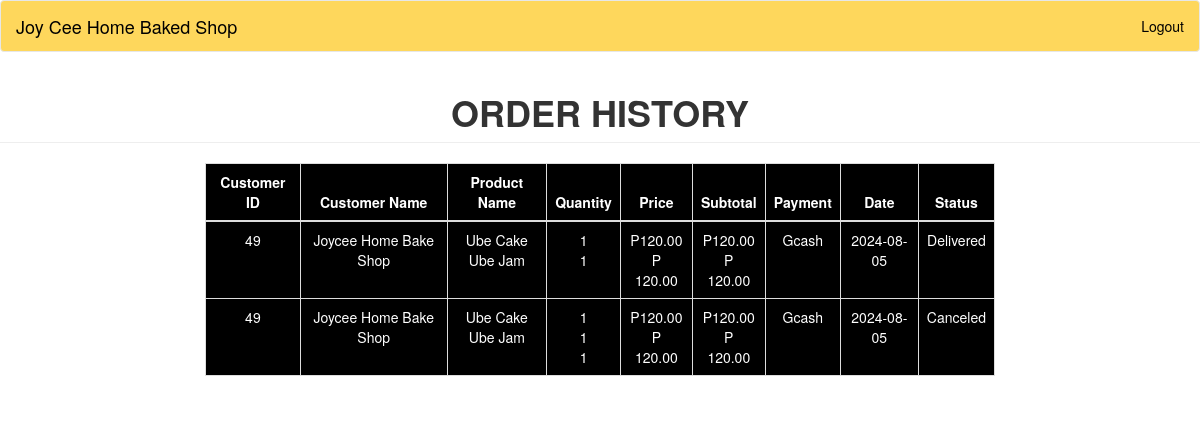
The page /admin/m-his.php on the database its author committed.
### tables this page shows
CREATE TABLE `checkout` (
  `checkout_id` int(255) NOT NULL,
  `checkout_name` varchar(50) NOT NULL,
  `checkout_address` varchar(250) NOT NULL,
  `checkout_product_id` int(11) NOT NULL,
  `checkout_quantity` int(11) NOT NULL,
  `checkout_img` varchar(250) NOT NULL,
  `checkout_united_id` varchar(250) NOT NULL,
  `checkout_date` date NOT NULL DEFAULT current_timestamp(),
  `checkout_status` int(11) NOT NULL,
  `checkout_mode` varchar(20) NOT NULL,
  `checkout_user_id` int(11) NOT NULL,
  `checkout_addons` varchar(20) NOT NULL,
  `checkout_time` time NOT NULL DEFAULT current_timestamp()
);

CREATE TABLE `users` (
  `id` int(255) NOT NULL,
  `username` varchar(50) NOT NULL,
  `email` varchar(50) NOT NULL,
  `password` varchar(50) NOT NULL,
  `create_datetime` datetime NOT NULL DEFAULT current_timestamp(),
  `user` tinyint(4) NOT NULL,
  `contact_name` text NOT NULL,
  `contact_address` text NOT NULL,
  `contact_number` text NOT NULL
);

### admin/m-his.php (the view, shortened to what this page needs)
<?php include_once("include/navbar.php")?>
<?php include_once("../db.php");
?>
	<h1 class="page-header text-center"><b>ORDER HISTORY</b></h1>
	<div class="row">
		<div class="col-sm-8 col-sm-offset-2">
			<table class="table table-bordered text-center tble" style="background-color:black;">
				<thead style="color:white;">
					<th class="text-center">Customer ID</th>
					<th class="text-center">Customer Name</th>
					<th class="text-center">Product Name</th>
					<th class="text-center">Quantity</th>
					<th class="text-center">Price</th>
					<th class="text-center">Subtotal</th>
					<th class="text-center">Payment</th>
					<th class="text-center">Date</th>
					<th class="text-center">Status</th>
				</thead>
				<tbody>
				<?php
					$select="SELECT a.*,SUM((b.price*a.checkout_quantity)) as total_price
					,SUM(a.checkout_quantity) as total_qty
					,b.price as prodprice,c.id as customer_id
					,SUM(a.checkout_addons) as addons,
					GROUP_CONCAT( b.title SEPARATOR ', ') as grp_title,
					GROUP_CONCAT( b.price SEPARATOR ', ') as grp_price,
					GROUP_CONCAT( a.checkout_quantity SEPARATOR ', ') as grp_quantity,
					GROUP_CONCAT( a.checkout_quantity*b.price SEPARATOR ', ') as grp_sub_total
					FROM `checkout` as a
					LEFT JOIN tbl_product as b
					ON a.checkout_product_id = b.id
					LEFT JOIN users as c
					ON a.checkout_user_id = c.id
					WHERE a.checkout_status='3' or a.checkout_status='4'
					GROUP BY checkout_united_id
					ORDER BY a.checkout_id desc;";
					$result = $con->query($select);
					if ($result->num_rows > 0) {
					while($row = $result->fetch_assoc()) { ?>
				<tr style="color:white;">
					<td><?php echo $row["customer_id"]; ?></td>
					<td><?php echo ucfirst($row["checkout_name"]); ?></td>
					<td><?php spliterist($row["grp_title"],'str') ?></td>
					<td><?php spliterist($row["grp_quantity"],'str') ?></td>
					<td><?php spliterist($row["grp_price"],'num') ?></td>
					<td><?php spliterist($row["grp_sub_total"],'num') ?></td>
					<td><?php echo $row["checkout_mode"]; ?></td>
					<td><?php echo $row["checkout_date"]; ?></td>
					<td class="text-primary" style="color:white;"><?php
					if($row["checkout_status"]==3){
						echo"Delivered";
					} else if($row["checkout_status"]==4){
						echo "Canceled";
					}
					?></td>
				</tr>
				<?php
					}
					} else {
					echo "<tr><td colspan='10'>0 results</td></tr>";
					}
				?>
				</tbody>
			</table>
		</div>
	</div>
	</body>
</html>
<?php
function spliterist($array,$type){
	$titles = explode(",", $array);
	foreach ($titles as $title) {
		if($type=="str"){
			echo $title.'<br>';
		}
		else if($type=="num"){
				echo 'P'.$title.'<br>';
		}
		else if($type=="img"){
			echo '<a href="look.php?image='.trim($title).'" target="_blank">Image</a><br>';
		}
	}
}
?>

### admin/include/navbar.php (shortened to what this page needs)
<!DOCTYPE html>
<html>
<head>
    <link rel="stylesheet" href="https://maxcdn.bootstrapcdn.com/bootstrap/3.3.7/css/bootstrap.min.css">
</head>
<body>
<nav class="navbar navbar-default" style="background-color: #fed75c;">
    <div class="container-fluid">
        <div class="navbar-header">
            <a class="navbar-brand" style="color: black;" href="index.php">Joy Cee Home Baked Shop</a>
        </div>
        <ul class="nav navbar-nav navbar-right">
            <li><a style="color: black;" href="../logout.php">Logout</a></li>
        </ul>
    </div>
</nav>
</body>
</html>

### rows shown on the page
checkout: users.id "49", checkout_name "Joycee Home Bake Shop", title "Ube Cake", title "Ube Jam", title "1", title "120.00", checkout_mode "Gcash", checkout_date "2024-08-05", checkout_status "Delivered"
checkout: users.id "49", checkout_name "Joycee Home Bake Shop", title "Ube Cake", title "Ube Jam", title "1", title "120.00", checkout_mode "Gcash", checkout_date "2024-08-05", checkout_status "Canceled"
